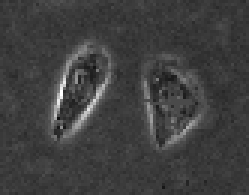
%> input picture ImageAnalyse/Task3/CV_code_Sample/twocells.bmp, 83 x 65 px (shown 3 times larger)
$ octave Test_demo.m   (GNU Octave 9; MATLAB toolbox functions it lacks are replaced by stand-ins)
%> lines starting %> are read from the running program, lines starting %| are printed output that depends on the picture; in (x1, y1, x2, y2) boxes, pixels count from 0 and x2, y2 are one past the last pixel; in counts of white or black regions, pixels touching at a corner belong together; the program's own positions count from 1
### ImageAnalyse/Task3/CV_code_Sample/plotLevelSet.m
function [c,h]=plotLevelSet(u,zLevel, style)
%   plotLevelSet(u,zLevel, style) plot the level contour of function u at
%   the zLevel.
%   created on 04/26/2004
%   author: Chunming Li
%   email: li_chunming@hotmail.com
%   Copyright (c) 2004-2006 by Chunming Li
% hold on;
[c,h] = contour(u,[zLevel zLevel],style);
% hold off;

### ImageAnalyse/Task3/CV_code_Sample/BoundMirrorExpand.m
function B = BoundMirrorExpand(A)

[m,n] = size(A);
yi = 2:m+1;
xi = 2:n+1;
B = zeros(m+2,n+2);
B(yi,xi) = A;
B([1 m+2],[1 n+2]) = B([3 m],[3 n]);  % mirror corners
B([1 m+2],xi) = B([3 m],xi);          % mirror left and right boundary
B(yi,[1 n+2]) = B(yi,[3 n]);          % mirror top and bottom boundary

### ImageAnalyse/Task3/CV_code_Sample/evolution_cv.m
function phi = EVOLUTION_CV(I, phi0, mu, nu, lambda_1, lambda_2, delta_t, epsilon, numIter);
%   evolution_withoutedge(I, phi0, mu, nu, lambda_1, lambda_2, delta_t, delta_h, epsilon, numIter);
%   input:
%       I: input image
%       phi0: level set function to be updated
%       mu: weight for length term
%       nu: weight for area term, default value 0
%       lambda_1:  weight for c1 fitting term
%       lambda_2:  weight for c2 fitting term
%       delta_t: time step
%       epsilon: parameter for computing smooth Heaviside and dirac function
%       numIter: number of iterations
%   output:
%       phi: updated level set function
%
%   created on 04/26/2004
%   author: Chunming Li
%   email: li_chunming@hotmail.com
%   Copyright (c) 2004-2006 by Chunming Li


I = BoundMirrorExpand(I); % 镜像边缘延拓
phi = BoundMirrorExpand(phi0);

lambda = 5;
g = Get_g(I);
[gx,gy] = gradient(g);
[phix,phiy] = gradient(phi);
temp = sqrt(phix .^2 + phiy .^2 + 1e-10);
phix = phix ./ temp;
phiy = phiy ./ temp;

for k = 1 : numIter
    phi = BoundMirrorEnsure(phi);
    delta_h = Delta(phi,epsilon);% Dirac function
    Curv = curvature(phi);% Curv = div(\frac{\nabla \phi}{|\nabla \phi|})
    Curv_g = phix .*gx + phiy .* gy + g .* Curv;% div(g * (Df/|Df|))
    % [6 lines of commented-out code are left out]
    phi = phi + delta_t * (mu *(4 * del2(phi) - Curv) + lambda * delta_h .* Curv_g + nu * g .* delta_h );


end
phi = BoundMirrorShrink(phi); % 去掉延拓的边缘

### ImageAnalyse/Task3/CV_code_Sample/Get_g.m
function g = Get_g(I)
%GET_G g = 1 / (1 + (G * I)^2)
%   此处显示详细说明

G = fspecial('gaussian', 15, 1.5);
G = imfilter(I,G,'replicate');
[Gx,Gy] = gradient(G);
g = 1. ./ (1 + Gx .^2 + Gy .^2);

end

### ImageAnalyse/Task3/CV_code_Sample/BoundMirrorShrink.m
function B = BoundMirrorShrink(A)
[m,n] = size(A);
yi = 2:m-1;
xi = 2:n-1;
B = A(yi,xi);

### ImageAnalyse/Task3/CV_code_Sample/sdf2circle.m
function f = sdf2circle(nrow,ncol, ic,jc,r)
%   sdf2circle(nrow,ncol, ic,jc,r) computes the signed distance to a circle
%   input:
%       nrow: number of rows
%       ncol: number of columns
%       (ic,jc): center of the circle
%       r: radius of the circle
%   output:
%       f: signed distance to the circle
%
%   created on 04/26/2004
%   author: Chunming Li
%   email: li_chunming@hotmail.com
%   Copyright (c) 2004-2006 by Chunming Li


[X,Y] = meshgrid(1:ncol, 1:nrow);

f = sqrt((X-jc).^2+(Y-ic).^2)-r;

%f=sdf2circle(100,50,51,25,10);figure;imagesc(f)

### ImageAnalyse/Task3/CV_code_Sample/Test_demo.m
%   Matlad code implementing Chan-Vese model in the paper 'Active Contours Without Edges'
%   This method works well for bimodal images, for example the image 'three.bmp'


clear;
close all;
clc;

%Img=imread('three.bmp');      % example that CV model works well
%Img=imread('vessel.bmp');    % Warning: example image that CV model does NOT work well
Img=imread('twoCells.bmp');   % Warning: example image that CV model does NOT work well
%> Img is the input picture: size 65x83x3 uint8; min 15, max 255, mean 63.2
U=Img(:,:,1);% 获得一个分量的值

% get the size
[nrow,ncol] =size(U);
%> nrow = 65; ncol = 83
%{范围太小
ic=nrow/2;
%> ic = 32.5
jc=ncol/2;
%> jc = 41.5
r=20;
phi_0 = sdf2circle(nrow,ncol,ic,jc,r); %初始化一个常量二维矩阵，sqrt((X-ic)^2 + (Y-jc)^2) -r
%}
initialLSF=  2 * ones(size(U));
initialLSF(5:nrow-5, 5:ncol-5)=-2;
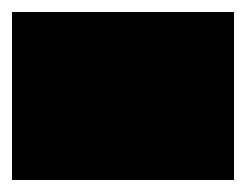
%> initialLSF: size 65x83 double (shown 3 times larger); values -2 (black) and 2 (white), 23.2% white; 1 white region, box (x1, y1, x2, y2) and area: (0, 0, 83, 65) 1251
phi_0=initialLSF;

figure; mesh(phi_0); title('Signed Distance Function')
%> after `title('Signed Distance Function')`:
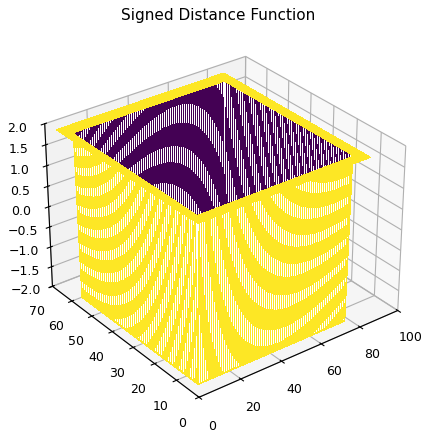
%> figure redrawn from the program's plot data

delta_t = 5;
lambda_1=1;
lambda_2=1;
nu=1.5;
h = 1;
epsilon=1.5;
mu = 0.04;

I=double(U);
% iteration should begin from here
phi=phi_0;
figure(2);
subplot(1,2,1); mesh(phi);
subplot(1,2,2); imagesc(uint8(I));colormap(gray)
hold on;
plotLevelSet(phi,0,'r');

numIter = 1;
for k=1:400,
    phi = evolution_cv(I, phi, mu, nu, lambda_1, lambda_2, delta_t, epsilon, numIter);   % update level set function
    if mod(k,10)==0
        pause(0.05);
        figure(2); clc; axis equal;
        title(sprintf('Itertion times: %d', k));
        subplot(1,2,1); mesh(phi);
        subplot(1,2,2); imagesc(uint8(I));colormap(gray)
        hold on; plotLevelSet(phi,0,'r');
    end
end;
%> this loop made 400 passes
%> h in plotLevelSet on passes 10, 20, 30: -88.88, -93.28, -98.94
%> pass 1, in Get_g, `G = imfilter(I,G,'replicate');`:
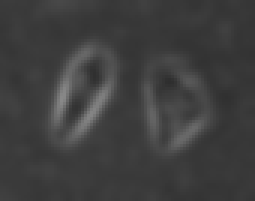
%> G: size 67x85 double (shown 3 times larger); min 46.13, max 137.5, mean 63
%> pass 1, in Get_g, `[Gx,Gy] = gradient(G);`:
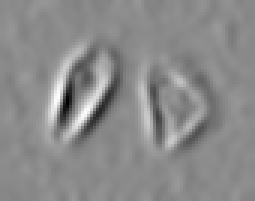
%> Gx: size 67x85 double (shown 3 times larger); min -25.79, max 21.5, mean 0; drawn with min black and max white
%> pass 1, in Get_g, `[Gx,Gy] = gradient(G);`:
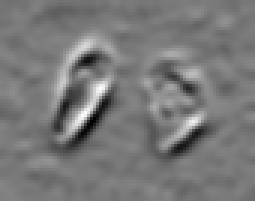
%> Gy: size 67x85 double (shown 3 times larger); min -13.51, max 14.89, mean -0.0336; drawn with min black and max white
%> after the loop:
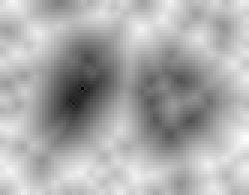
%> phi: size 65x83 double (shown 3 times larger); min -4.73, max 19.84, mean 11.79; drawn with min black and max white
%> after the loop:
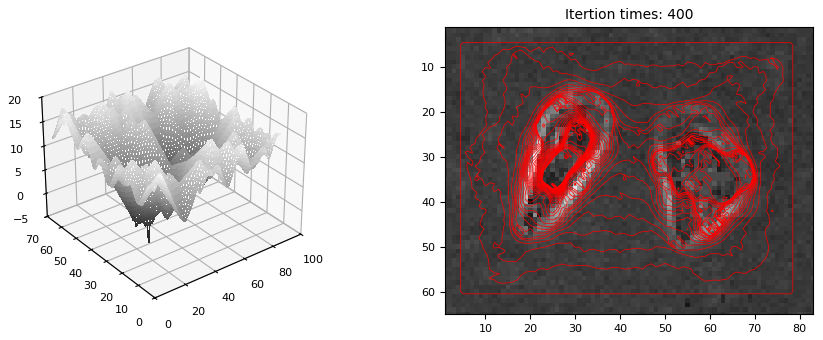
%> figure redrawn from the program's plot data, 2 panels
